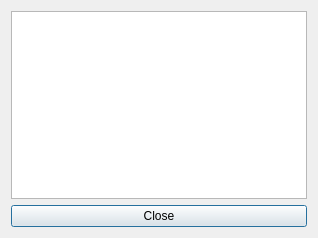
<?xml version="1.0" encoding="UTF-8"?>
<ui version="4.0">
 <class>DialogTerminalOutput</class>
 <widget class="QDialog" name="DialogTerminalOutput">
  <property name="geometry">
   <rect>
    <x>0</x>
    <y>0</y>
    <width>318</width>
    <height>238</height>
   </rect>
  </property>
  <property name="windowTitle">
   <string>Dialog</string>
  </property>
  <layout class="QVBoxLayout" name="verticalLayout">
   <item>
    <widget class="QTextEdit" name="textEditOutput"/>
   </item>
   <item>
    <widget class="QPushButton" name="pushButtonClose">
     <property name="text">
      <string>Close</string>
     </property>
    </widget>
   </item>
  </layout>
 </widget>
 <resources/>
 <connections>
  <connection>
   <sender>pushButtonClose</sender>
   <signal>clicked()</signal>
   <receiver>DialogTerminalOutput</receiver>
   <slot>close()</slot>
   <hints>
    <hint type="sourcelabel">
     <x>158</x>
     <y>219</y>
    </hint>
    <hint type="destinationlabel">
     <x>158</x>
     <y>118</y>
    </hint>
   </hints>
  </connection>
 </connections>
</ui>
